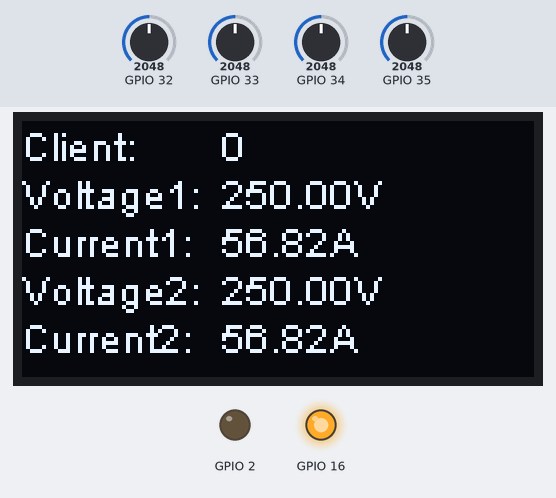
This program was run on a simulated ESP32. On the bench: 128×64 one-colour display, output pins drawn as LEDs (lit = HIGH). The inputs (shaded band) are chosen by the test bench; at power-on: GPIO 32 = 2048, GPIO 33 = 2048, GPIO 34 = 2048, GPIO 35 = 2048. No radio packets arrive unless stated; what the program prints to the serial monitor is not drawn.

Above: at 1.2 s.
1.3 s: GPIO 32 set to 2866
At 2.6 s:
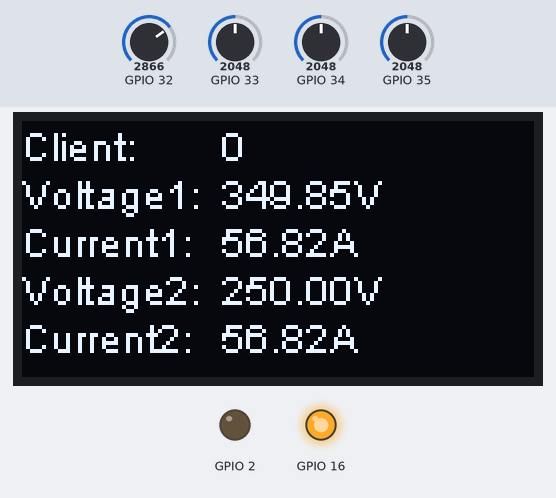
2.9 s: GPIO 33 set to 2866
At 4.2 s:
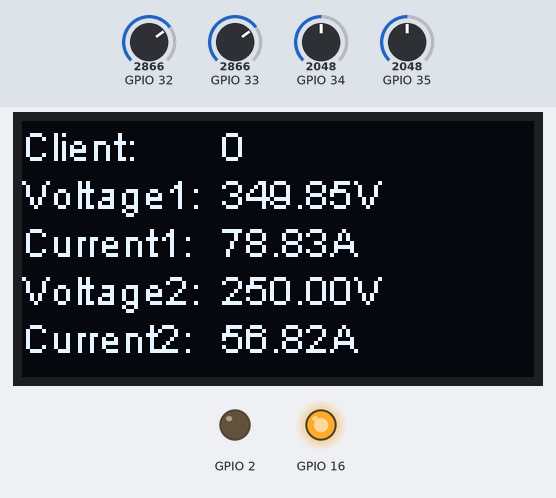
4.5 s: GPIO 34 set to 2866
At 5.9 s:
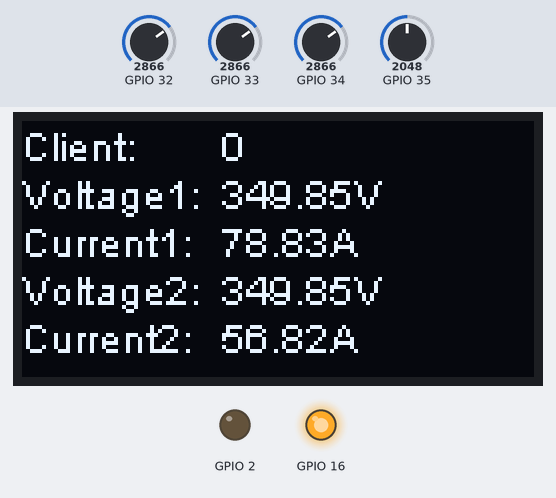
6.2 s: GPIO 35 set to 2866
At 7.5 s:
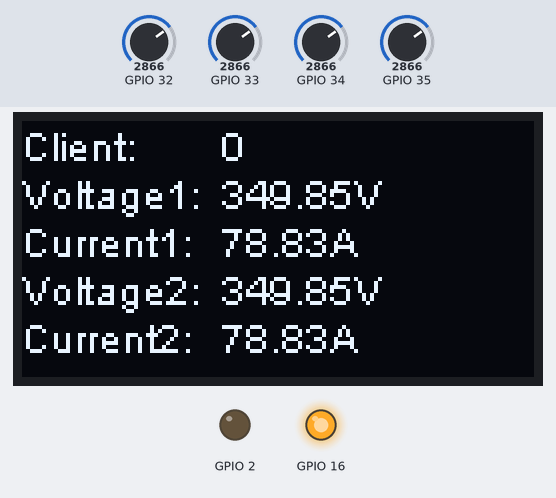
7.8 s: GPIO 32 set to 3972
At 9.1 s:
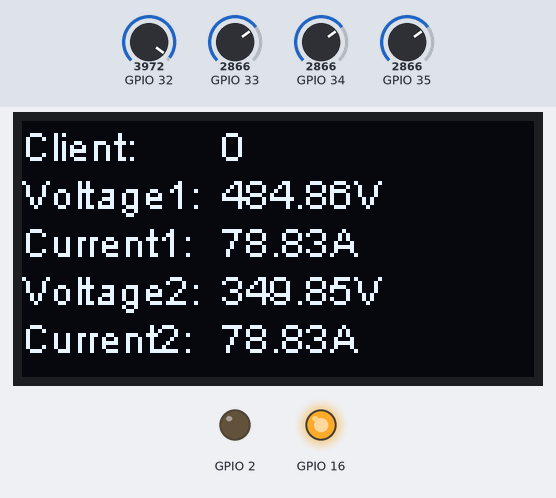
9.4 s: GPIO 33 set to 3972
At 10.9 s:
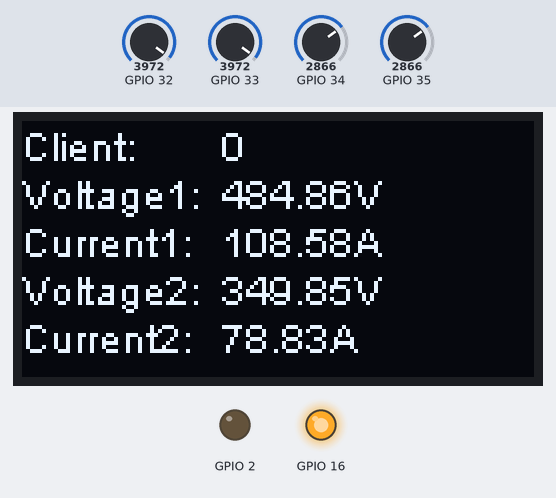
Timing chart, 0 to 12.0 s (numbered marks = the images above; inputs shaded):
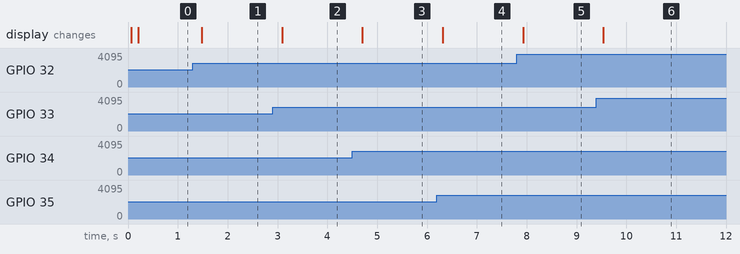

The program:

main.cpp
```cpp
#include <Arduino.h>
#include <SPI.h>
#include <LoRa.h>
#include <Wire.h>
#include "SSD1306.h"

#define SCK     5    // GPIO5  -- SX1278's SCK
#define MISO    19   // GPIO19 -- SX1278's MISnO
#define MOSI    27   // GPIO27 -- SX1278's MOSI
#define SS      18   // GPIO18 -- SX1278's CS
#define RST     14   // GPIO14 -- SX1278's RESET
#define DI0     26   // GPIO26 -- SX1278's IRQ(Interrupt Request)
#define BAND  433E6

unsigned int counter = 0;

SSD1306 display(0x3c, 4, 15);
String rssi = "RSSI --";

typedef struct{
    float v1;
    float a1;
    float v2;
    float a2;
} kirim;
float wcsValue(int in){
    float out;
    out = 0.0269 * (float(in)) + 1.7323;
    return out;
}

float zmptValue(int in){
    float out;
    float a = float(in/4096.0) ;
    out = (a * 250 * 2) ;
    return out;
}
void setup() {
  pinMode(16,OUTPUT);
  pinMode(2,OUTPUT);
  pinMode(A4, INPUT);
  pinMode(A5, INPUT);
  pinMode(A6, INPUT);
  pinMode(A7, INPUT);

  digitalWrite(16, LOW);    // set GPIO16 low to reset OLED
  delay(50);
  digitalWrite(16, HIGH); // while OLED is running, must set GPIO16 in high

  Serial.begin(115200);
  while (!Serial);
  Serial.println();
  Serial.println("LoRa Sender");

  SPI.begin(SCK,MISO,MOSI,SS);
  LoRa.setPins(SS,RST,DI0);
  if (!LoRa.begin(BAND)) {
    Serial.println("Starting LoRa failed!");
    while (1);
  }
  //LoRa.onReceive(cbk);
  LoRa.receive();
  Serial.println("init ok");
  display.init();
  display.flipScreenVertically();
  display.setFont(ArialMT_Plain_10);

}

unsigned long time1;
unsigned long time2;
void loop() {
    kirim k;
    k.v1 = zmptValue(analogRead(A4));
    k.a1 = wcsValue(analogRead(A5));
    k.v2 = zmptValue(analogRead(A6));
    k.a2 = wcsValue(analogRead(A7));

    if (millis() - time2 > 200){
        time2 = millis();
        display.clear();
        display.setTextAlignment(TEXT_ALIGN_LEFT);
        display.setFont(ArialMT_Plain_10);

        display.drawString(0, 0, "Client: ");
        display.drawString(50, 0, String(counter));
        display.drawString(0, 12, "Voltage1: ");
        display.drawString(50, 12, String(k.v1) + 'V');
        display.drawString(0, 24, "Current1: ");
        display.drawString(50, 24, String(k.a1) + 'A');
        display.drawString(0, 36, "Voltage2: ");
        display.drawString(50, 36, String(k.v2) + 'V');
        display.drawString(0, 48, "Current2: ");
        display.drawString(50, 48, String(k.a2) + 'A');
        display.display();
    }


    // send packet
    if(millis() - time1 > 1000){
        time1 = millis();
        LoRa.beginPacket();
        LoRa.write((uint8_t*)&k , sizeof(k));
        LoRa.endPacket();
    }

}
```

Measured:
- after the input at 1.3 s, the display: changes after 0.18 s (image 1)
- after the input at 2.9 s, the display: changes after 0.19 s (image 2)
- after the input at 4.5 s, the display: changes after 0.20 s (image 3)
- after the input at 6.2 s, the display: changes after 0.12 s (image 4)
- after the input at 7.8 s, the display: changes after 0.13 s (image 5)
- after the input at 9.4 s, the display: changes after 0.14 s (image 6)
